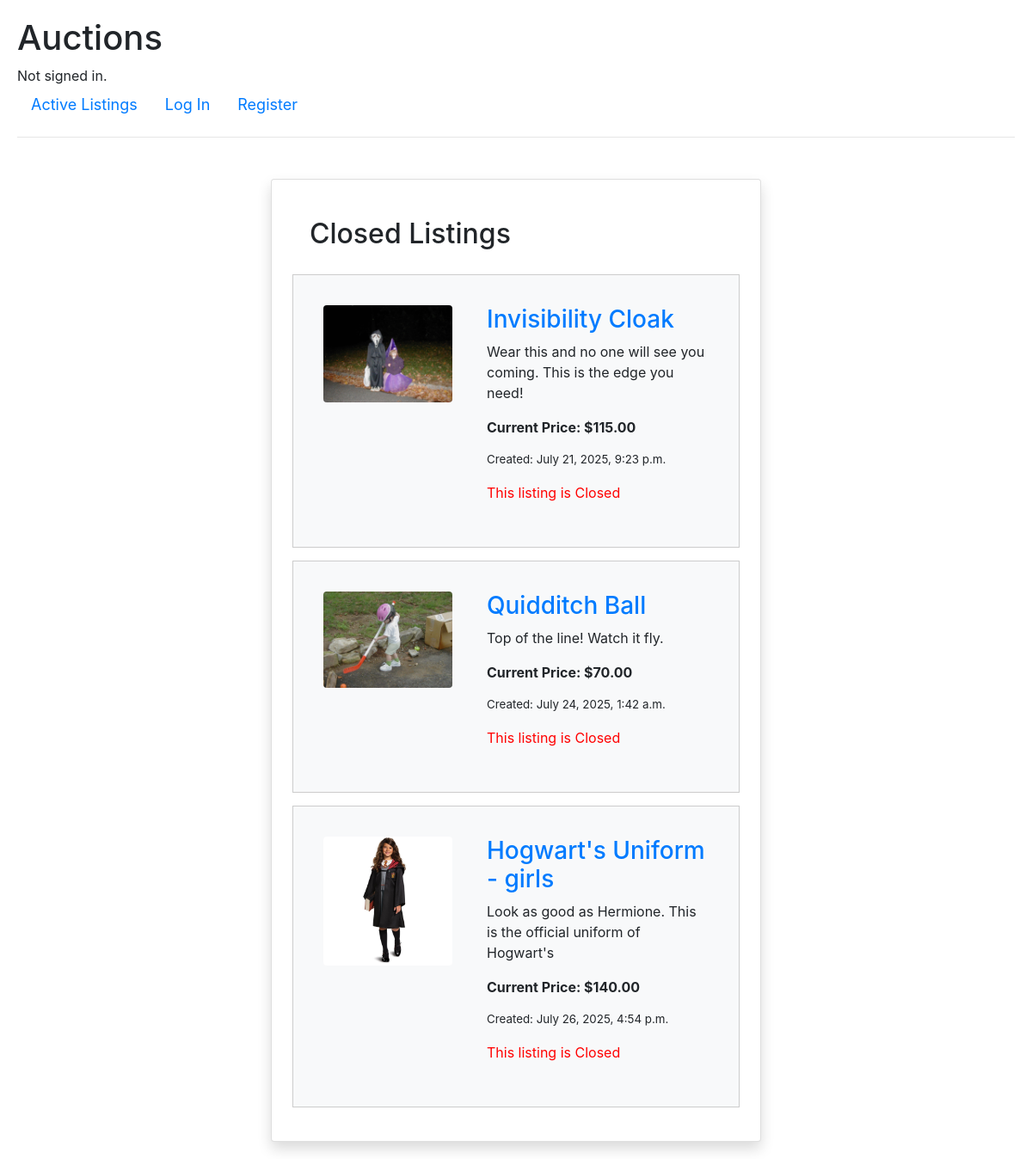
The app's page /closed/ with its own data.
### auctions/models.py (models this page shows, shortened)
class Listing(models.Model):
    title = models.CharField(max_length=64)
    description = models.TextField()
    starting_bid = models.DecimalField(max_digits=10, decimal_places=2)
    image_url = models.CharField(max_length=100, blank=True, null=True)
    category = models.ForeignKey(Category, on_delete=models.SET_NULL, null=True, blank=True)
    owner = models.ForeignKey(User, on_delete=models.CASCADE, related_name="listings")
    created_at = models.DateTimeField(auto_now_add=True)
    is_active = models.BooleanField(default=True)
    @property
    def current_price(self):
        highest_bid = self.bids.order_by('-amount').first()
        return highest_bid.amount if highest_bid else self.starting_bid

class Bid(models.Model):
    listing = models.ForeignKey(Listing, on_delete=models.CASCADE, related_name="bids")
    amount = models.DecimalField(max_digits=10, decimal_places=2)
    bidder = models.ForeignKey(User, on_delete=models.CASCADE, related_name="bids")
    created_at = models.DateTimeField(auto_now_add=True)

### auctions/views.py (the view)
# urls.py: path("closed/", views.closed_listings, name="closed_listings"),
def closed_listings(request):
    listings = Listing.objects.filter(is_active=False)
    return render(request, "auctions/index.html", {
        "listings": listings,
        "view_title": "Closed Listings"
    })

### auctions/templates/auctions/index.html
{% extends "auctions/layout.html" %}
{% block body %}
<div class="container mt-5" style="max-width: 600px">
    <div class="card shadow p-4">
        <h2>{{ view_title }}</h2>
        {% load static %}
        {% if listings %}
            {% for listing in listings %}
                <div class="listing-box">
                    <div class="listing-image">
                        <img src="{% static listing.image_url %}" alt="Image for {{ listing.title }}">
                    </div>
                    <div class="listing-text">
                        <a href="{% url 'listing' listing.id %}"><h3>{{ listing.title }}</h3></a>
                        <p>{{ listing.description }}</p>
                        <p><strong>Current Price: ${{ listing.current_price }}</strong></p>
                        <p style="font-size: smaller">Created: {{ listing.created_at}}</p>
                        {% if not listing.is_active %}
                            <p style="color:red">This listing is Closed</p>
                        {% endif %}
                    </div>
                </div>
            {% endfor %}
        {% else %}
            <p>No active listings available.</p>
        {% endif %}
    </div>
</div>
{% endblock %}

### auctions/templates/auctions/layout.html (shortened to what this page needs)
{% load static %}
<!DOCTYPE html>
<html lang="en">
    <head>
        <link rel="stylesheet" href="https://stackpath.bootstrapcdn.com/bootstrap/4.4.1/css/bootstrap.min.css">
        <link href="{% static 'auctions/styles.css' %}" rel="stylesheet">
    </head>
    <body>
        <h1>Auctions</h1>
        <div>
            {% if user.is_authenticated %}
                Signed in as <strong>{{ user.username }}</strong>.
            {% else %}
                Not signed in.
            {% endif %}
        </div>
        <ul class="nav">
            <li class="nav-item">
                <a class="nav-link" href="{% url 'index' %}">Active Listings</a>
            </li>
            {% if user.is_authenticated %}
                <li class="nav-item">
                    <a class="nav-link" href="{% url 'closed_listings' %}">Closed Listings</a>
                </li>
                <li class="nav-item">
                    <a class="nav-link" href="{% url 'categories' %}">Categories</a>
                </li>
                <li class="nav-item">
                    <a class="nav-link" href="{% url 'create' %}">Create Listing</a>
                </li>
                <li class="nav-item">
                    <a class="nav-link" href="{% url 'watchlist' %}">Watchlist</a>
                </li>
                <li class="nav-item">
                    <a class="nav-link" href="{% url 'logout' %}">Log Out</a>
                </li>
            {% else %}
                <li class="nav-item">
                    <a class="nav-link" href="{% url 'login' %}">Log In</a>
                </li>
                <li class="nav-item">
                    <a class="nav-link" href="{% url 'register' %}">Register</a>
                </li>
            {% endif %}
        </ul>
        <hr>
        {% block body %}
        {% endblock %}
    </body>
</html>

### auctions/static/auctions/styles.css (style rules this page uses)
body { padding: 20px; }
.listing-image { flex-shrink: 0; margin: 20px; }
.listing-text { padding: 20px; flex: 1; }
.listing-box { display: flex; align-items: flex-start; background-color: #f8f9fa; border: 1px solid #ccc; padding: 15px; margin-bottom: 15px; width: 100%; }
.listing-image img { max-width: 150px; height: auto; border-radius: 4px; }
h2 { padding: 20px; }
li { font-size: large; }

### records on screen
Listing: image_url (picture), title "Invisibility Cloak", description "Wear this and no one will see you coming. This is the edge you need!", current_price "115.00", created_at "July 21, 2025, 9:23 p.m.", is_active "This listing is Closed"
Listing: image_url (picture), title "Quidditch Ball", description "Top of the line! Watch it fly.", current_price "70.00", created_at "July 24, 2025, 1:42 a.m.", is_active "This listing is Closed"
Listing: image_url (picture), title "Hogwart's Uniform - girls", description "Look as good as Hermione. This is the official uniform of Hogwart's", current_price "140.00", created_at "July 26, 2025, 4:54 p.m.", is_active "This listing is Closed"

### other values on screen
{{ view_title }} "Closed Listings"
